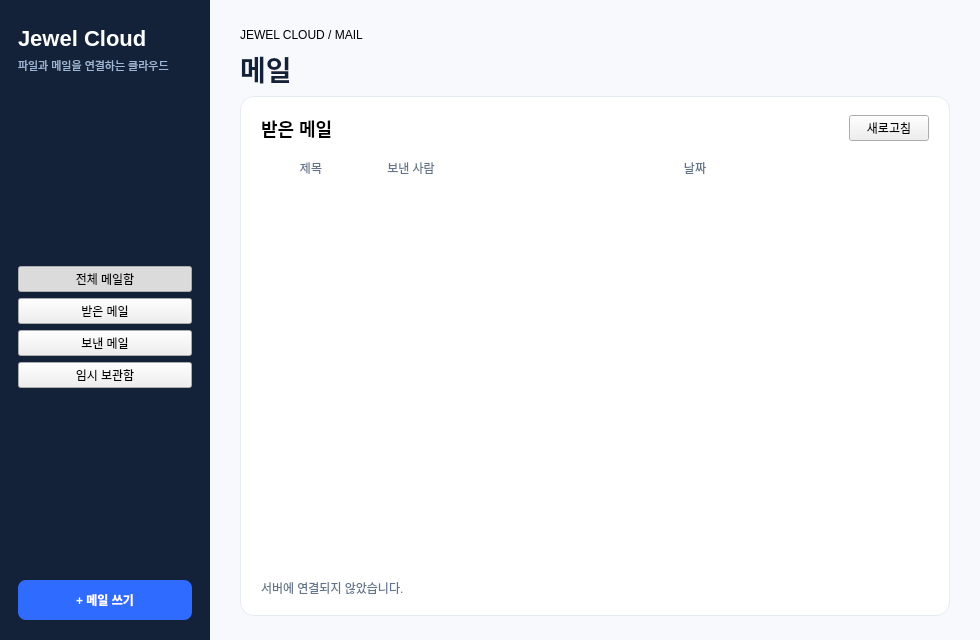
<?xml version="1.0" encoding="UTF-8"?>
<ui version="4.0">
 <class>MailWindow</class>
 <widget class="QMainWindow" name="MailWindow">
  <property name="windowTitle"><string>Jewel Cloud - 메일</string></property>
  <property name="minimumSize"><size><width>980</width><height>640</height></size></property>
  <property name="styleSheet"><string notr="true">QMainWindow { background: #f7f9fc; } QWidget#sidebar { background: #132238; } QLabel#brandLabel { color: white; font-size: 22px; font-weight: 700; } QLabel#brandSubLabel { color: #9eb6d6; font-size: 11px; } QPushButton#folderButton, QPushButton#composeButton { border: 0; border-radius: 8px; padding: 11px; text-align: left; } QPushButton#folderButton { color: #bdd0e8; background: transparent; } QPushButton#folderButton:hover, QPushButton#folderButton[active="true"] { color: white; background: #264363; } QPushButton#composeButton { color: white; background: #2f6bff; text-align: center; font-weight: 700; } QFrame#contentCard { background: white; border: 1px solid #e5eaf0; border-radius: 14px; } QLineEdit, QTextEdit { border: 1px solid #d7e0eb; border-radius: 8px; padding: 8px; background: white; } QPushButton#actionButton { background: #2f6bff; color: white; border-radius: 8px; padding: 9px 14px; } QTableWidget { background: white; border: 0; gridline-color: #eef1f5; } QHeaderView::section { color: #63748a; background: white; border: 0; padding: 9px; } QLabel#statusLabel { color: #63748a; }</string></property>
  <widget class="QWidget" name="centralwidget">
   <layout class="QHBoxLayout" name="rootLayout">
    <property name="spacing"><number>0</number></property>
    <property name="leftMargin"><number>0</number></property>
    <property name="topMargin"><number>0</number></property>
    <property name="rightMargin"><number>0</number></property>
    <property name="bottomMargin"><number>0</number></property>
    <item>
     <widget class="QWidget" name="sidebar">
      <property name="minimumSize"><size><width>210</width><height>0</height></size></property>
      <layout class="QVBoxLayout" name="sidebarLayout">
       <property name="leftMargin"><number>18</number></property><property name="topMargin"><number>26</number></property><property name="rightMargin"><number>18</number></property><property name="bottomMargin"><number>20</number></property>
       <item><widget class="QLabel" name="brandLabel"><property name="text"><string>Jewel Cloud</string></property></widget></item>
       <item><widget class="QLabel" name="brandSubLabel"><property name="text"><string>파일과 메일을 연결하는 클라우드</string></property></widget></item>
       <item><spacer name="topSpacer"><property name="orientation"><enum>Qt::Vertical</enum></property><property name="sizeHint" stdset="0"><size><width>20</width><height>18</height></size></property></spacer></item>
       <item><widget class="QPushButton" name="allMailButton"><property name="objectName"><string>folderButton</string></property><property name="text"><string>전체 메일함</string></property><property name="checkable"><bool>true</bool></property><property name="checked"><bool>true</bool></property></widget></item><item><widget class="QPushButton" name="inboxButton"><property name="objectName"><string>folderButton</string></property><property name="text"><string>받은 메일</string></property><property name="checkable"><bool>true</bool></property></widget></item>
       <item><widget class="QPushButton" name="sentButton"><property name="objectName"><string>folderButton</string></property><property name="text"><string>보낸 메일</string></property><property name="checkable"><bool>true</bool></property></widget></item>
       <item><widget class="QPushButton" name="draftButton"><property name="objectName"><string>folderButton</string></property><property name="text"><string>임시 보관함</string></property><property name="checkable"><bool>true</bool></property></widget></item>
       <item><spacer name="bottomSpacer"><property name="orientation"><enum>Qt::Vertical</enum></property><property name="sizeHint" stdset="0"><size><width>20</width><height>20</height></size></property></spacer></item>
       <item><widget class="QPushButton" name="composeButton"><property name="objectName"><string>composeButton</string></property><property name="text"><string>+ 메일 쓰기</string></property></widget></item>
      </layout>
     </widget>
    </item>
    <item>
     <widget class="QWidget" name="mainArea">
      <layout class="QVBoxLayout" name="mainLayout">
       <property name="leftMargin"><number>30</number></property><property name="topMargin"><number>28</number></property><property name="rightMargin"><number>30</number></property><property name="bottomMargin"><number>24</number></property>
       <item><widget class="QLabel" name="eyebrowLabel"><property name="text"><string>JEWEL CLOUD / MAIL</string></property></widget></item>
       <item><widget class="QLabel" name="pageTitleLabel"><property name="text"><string>메일</string></property><property name="styleSheet"><string>font-size: 28px; font-weight: 700; color: #132238;</string></property></widget></item>
       <item><widget class="QFrame" name="contentCard"><property name="objectName"><string>contentCard</string></property><property name="frameShape"><enum>QFrame::StyledPanel</enum></property><layout class="QVBoxLayout" name="contentLayout"><property name="leftMargin"><number>20</number></property><property name="topMargin"><number>18</number></property><property name="rightMargin"><number>20</number></property><property name="bottomMargin"><number>18</number></property><item><layout class="QHBoxLayout" name="toolbarLayout"><item><widget class="QLabel" name="folderTitleLabel"><property name="text"><string>받은 메일</string></property><property name="styleSheet"><string>font-size: 18px; font-weight: 700;</string></property></widget></item><item><spacer name="toolbarSpacer"><property name="orientation"><enum>Qt::Horizontal</enum></property><property name="sizeHint" stdset="0"><size><width>40</width><height>20</height></size></property></spacer></item><item><widget class="QPushButton" name="refreshButton"><property name="objectName"><string>actionButton</string></property><property name="text"><string>새로고침</string></property></widget></item></layout></item><item><widget class="QTableWidget" name="mailTable"><property name="columnCount"><number>3</number></property><property name="rowCount"><number>0</number></property><attribute name="horizontalHeaderStretchLastSection"><bool>true</bool></attribute><column><property name="text"><string>제목</string></property></column><column><property name="text"><string>보낸 사람</string></property></column><column><property name="text"><string>날짜</string></property></column></widget></item><item><widget class="QLabel" name="statusLabel"><property name="objectName"><string>statusLabel</string></property><property name="text"><string>서버에 연결되지 않았습니다.</string></property></widget></item></layout></widget></item>
      </layout>
     </widget>
    </item>
   </layout>
  </widget>
 </widget>
 <resources/>
 <connections/>
</ui>
